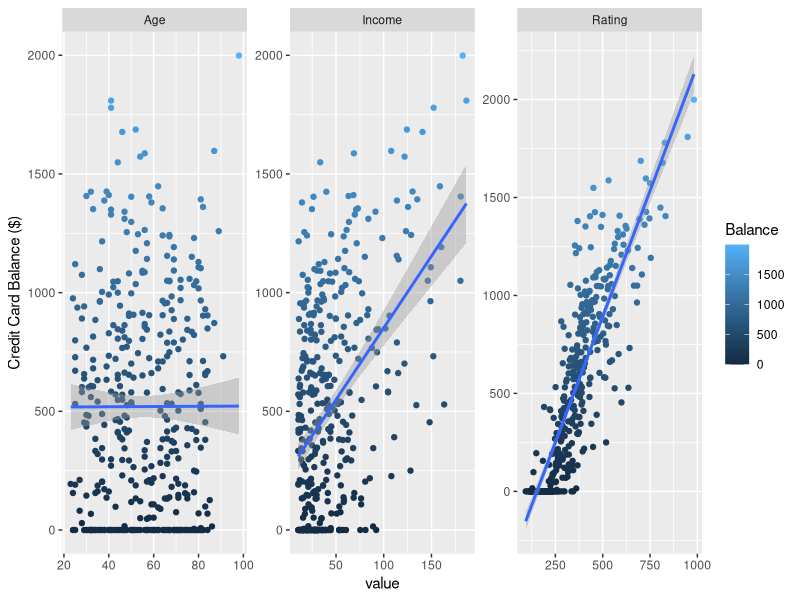

Source code (R):
## ---- chunk 1
knitr::opts_chunk$set(echo = TRUE)
## ---- chunk 2
# Clear up stuff and load in libraries
rm(list=ls())
library(plyr)
library(dplyr)
library(readr)
library(ggplot2)
library(tidyr)

## ---- chunk 3
# clear up everything
rm(list=ls())

# read in the dataset
d.in <- read_csv("credit_card_data.csv")
names(d.in)

d.in <-d.in %>% 
  mutate(Gender = as.factor(Gender))
## ---- chunk 4
## Insert code
#Change to long from wide
d.long <- gather(d.in, key= "measure", value= "value", c("Income", "Age", "Rating"))

ggplot(d.long, aes(y = Balance, x = value, color = Balance)) + ylab("Credit Card Balance ($)") + geom_point()  + facet_wrap(~measure, scales = "free") + geom_smooth(method = 'lm') + #xlab("Age(in years)                      Income(in /$1000)                           Credit Rating")

cat(">There is no linear trend observed in the Age vs the Credit Card Balance plot \n")
cat(">There is a weak linear trend in the Income vs Credit Card Balance plot, however the data points are too scattered to actually say that the linear model is a decent fit \n")
cat(">There is strong linear trend in the Rating vs Credit Card Balance plot considering the cloud of data point are close to the regression line(relatively against the other two predictor variables")

## ---- chunk 5
## Insert code
g.lm <- lm(Balance ~ Gender, d.in)
summary(g.lm)


## ---- chunk 6
#The observed association is that changing from female(reference category) to male(predictor variable), the expected Credit Card Balance decreases on average by $19.73.
#Which is basically saying that if the person is a male, we can expect his credit card balance to decrease on average by $19.73 as contrasted with females.
pval_m <- summary(g.lm)$coefficient[,"Pr(>|t|)"][2]
cat("The association between Credit Card Balance and change of Gender(Gender=male) is insignificant as the p-value is", pval_m,"(>0.001)", "\n")
cat("Therefore, the null hypothesis is accepted.")
## ---- chunk 7
## Insert code
i.lm <- lm(Balance ~ Income, d.in)
summary(i.lm)

## ---- chunk 8
#The observed association is that for a $1000 increase in the income, the expected Credit Card Balance increases on average by $6.0484.

pval_i <- summary(i.lm)$coefficient[,"Pr(>|t|)"][2]
cat("The association between Credit Card Balance and Income is statistically significant as the p-value is", pval_i,"(<0.001)", "\n")
cat("Therefore, the null hypothesis is rejected and the alternate hypothesis is accepted")
## ---- chunk 9
# Insert code
agir.lm <- lm(formula = Balance ~ Age + Gender + Income + Rating, family = "binomial", d.in)
summary(agir.lm)
## ---- chunk 10
pval_inc <- summary(agir.lm)$coefficient[,"Pr(>|t|)"][4]
cat("The association between Credit Card Balance and Income is statistically significant as the p-value is", pval_inc,"(<0.001)", "\n")
pval_r <- summary(agir.lm)$coefficient[,"Pr(>|t|)"][5]
cat("The association between Credit Card Balance and Credit Rating is statistically significant as the p-value is", pval_r,"(<0.001)", "\n")
## ---- chunk 11
#d1 <- data.frame(
#       v1 = c('A', 'B', 'B', 'A', 'A', 'B', 'B'),
#       v2 = c('a', 'b', 'b', 'a', 'a', 'b', 'b'),
#       v3 = c(1, 2, 2, 1, 1, 2, 2))

#this_median <- d1 %>%
#  select(v3) %>%
#  median()

# print(this_median)
## ---- chunk 12
d1 <- data.frame(
       v1 = c('A', 'B', 'B', 'A', 'A', 'B', 'B'),
       v2 = c('a', 'b', 'b', 'a', 'a', 'b', 'b'),
       v3 = c(1, 2, 2, 1, 1, 2, 2))

this_median <- d1 %>%
  select(v3) %>%
  summarize(median(v3))

print(this_median)

## ---- chunk 13
x <- c(45, 74, 22, 12, 14, 17, 19)
median(x)
## ---- chunk 14
### Insert code
d.tit <- read_csv("titanic_dataset.csv")
#Removing all NA values
d.tit <- d.tit[!is.na(d.tit$Age),]
d.tit <- d.tit[!is.na(d.tit$Embarked),]


d.tit <- d.tit %>%
  mutate(Survived = as.factor(Survived)) %>%
  mutate(Pclass = as.factor(Pclass)) %>%
  mutate(Sex = as.factor(Sex)) %>%
  mutate(Embarked = as.factor(Embarked))
         
tit.glm <- glm(Survived ~., family = "binomial", d.tit)
summary(tit.glm)

## ---- chunk 15
### Insert code
exp(coef(tit.glm))
## ---- chunk 16
odds <- (0.33)/(0.67)
cat("The odds of success would be", odds)
